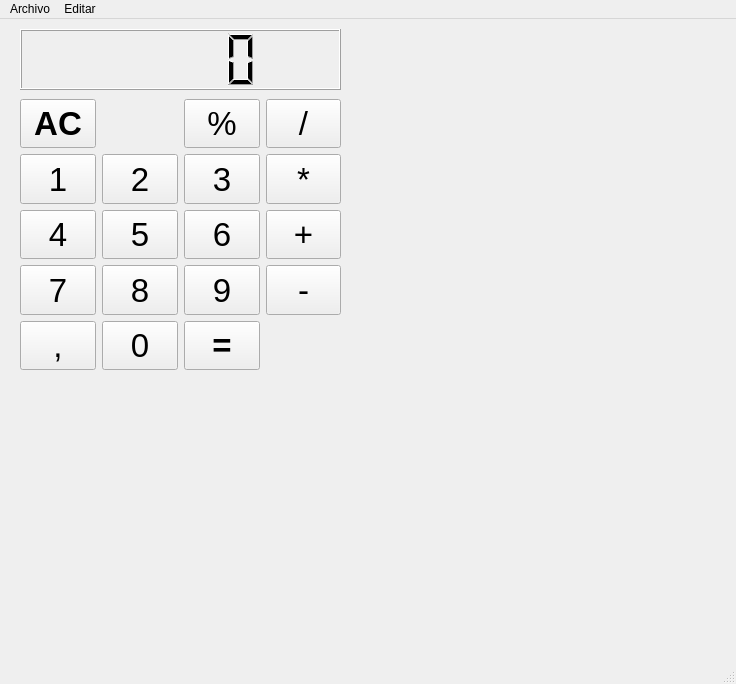
<?xml version="1.0" encoding="UTF-8"?>
<ui version="4.0">
 <class>MainWindow</class>
 <widget class="QMainWindow" name="MainWindow">
  <property name="geometry">
   <rect>
    <x>0</x>
    <y>0</y>
    <width>736</width>
    <height>684</height>
   </rect>
  </property>
  <property name="sizePolicy">
   <sizepolicy hsizetype="Preferred" vsizetype="Expanding">
    <horstretch>0</horstretch>
    <verstretch>0</verstretch>
   </sizepolicy>
  </property>
  <property name="windowTitle">
   <string>MainWindow</string>
  </property>
  <widget class="QWidget" name="centralwidget">
   <widget class="QLCDNumber" name="lcdNumber">
    <property name="geometry">
     <rect>
      <x>20</x>
      <y>10</y>
      <width>321</width>
      <height>61</height>
     </rect>
    </property>
   </widget>
   <widget class="QWidget" name="gridLayoutWidget">
    <property name="geometry">
     <rect>
      <x>20</x>
      <y>80</y>
      <width>321</width>
      <height>271</height>
     </rect>
    </property>
    <property name="sizePolicy">
     <sizepolicy hsizetype="Preferred" vsizetype="Expanding">
      <horstretch>0</horstretch>
      <verstretch>0</verstretch>
     </sizepolicy>
    </property>
    <layout class="QGridLayout" name="gridLayout">
     <item row="1" column="1">
      <widget class="QPushButton" name="btn_2">
       <property name="sizePolicy">
        <sizepolicy hsizetype="Minimum" vsizetype="Expanding">
         <horstretch>0</horstretch>
         <verstretch>0</verstretch>
        </sizepolicy>
       </property>
       <property name="font">
        <font>
         <pointsize>25</pointsize>
        </font>
       </property>
       <property name="text">
        <string>2</string>
       </property>
      </widget>
     </item>
     <item row="1" column="2">
      <widget class="QPushButton" name="btn_3">
       <property name="sizePolicy">
        <sizepolicy hsizetype="Minimum" vsizetype="Expanding">
         <horstretch>0</horstretch>
         <verstretch>0</verstretch>
        </sizepolicy>
       </property>
       <property name="font">
        <font>
         <pointsize>25</pointsize>
        </font>
       </property>
       <property name="text">
        <string>3</string>
       </property>
      </widget>
     </item>
     <item row="3" column="2">
      <widget class="QPushButton" name="btn_9">
       <property name="sizePolicy">
        <sizepolicy hsizetype="Minimum" vsizetype="Expanding">
         <horstretch>0</horstretch>
         <verstretch>0</verstretch>
        </sizepolicy>
       </property>
       <property name="font">
        <font>
         <pointsize>25</pointsize>
        </font>
       </property>
       <property name="text">
        <string>9</string>
       </property>
      </widget>
     </item>
     <item row="0" column="2">
      <widget class="QPushButton" name="btn_porcentaje">
       <property name="sizePolicy">
        <sizepolicy hsizetype="Minimum" vsizetype="Expanding">
         <horstretch>0</horstretch>
         <verstretch>0</verstretch>
        </sizepolicy>
       </property>
       <property name="font">
        <font>
         <pointsize>25</pointsize>
        </font>
       </property>
       <property name="text">
        <string>%</string>
       </property>
      </widget>
     </item>
     <item row="3" column="3">
      <widget class="QPushButton" name="btn_restar">
       <property name="sizePolicy">
        <sizepolicy hsizetype="Minimum" vsizetype="Expanding">
         <horstretch>0</horstretch>
         <verstretch>0</verstretch>
        </sizepolicy>
       </property>
       <property name="font">
        <font>
         <pointsize>25</pointsize>
        </font>
       </property>
       <property name="text">
        <string>-</string>
       </property>
      </widget>
     </item>
     <item row="1" column="3">
      <widget class="QPushButton" name="btn_mutiplicar">
       <property name="sizePolicy">
        <sizepolicy hsizetype="Minimum" vsizetype="Expanding">
         <horstretch>0</horstretch>
         <verstretch>0</verstretch>
        </sizepolicy>
       </property>
       <property name="font">
        <font>
         <pointsize>25</pointsize>
        </font>
       </property>
       <property name="text">
        <string>*</string>
       </property>
      </widget>
     </item>
     <item row="1" column="0">
      <widget class="QPushButton" name="btn_1">
       <property name="sizePolicy">
        <sizepolicy hsizetype="Minimum" vsizetype="Expanding">
         <horstretch>0</horstretch>
         <verstretch>0</verstretch>
        </sizepolicy>
       </property>
       <property name="font">
        <font>
         <pointsize>25</pointsize>
        </font>
       </property>
       <property name="text">
        <string>1</string>
       </property>
      </widget>
     </item>
     <item row="2" column="3">
      <widget class="QPushButton" name="btn_sumar">
       <property name="sizePolicy">
        <sizepolicy hsizetype="Minimum" vsizetype="Expanding">
         <horstretch>0</horstretch>
         <verstretch>0</verstretch>
        </sizepolicy>
       </property>
       <property name="font">
        <font>
         <pointsize>25</pointsize>
        </font>
       </property>
       <property name="text">
        <string>+</string>
       </property>
      </widget>
     </item>
     <item row="4" column="0">
      <widget class="QPushButton" name="btn_Decimales">
       <property name="sizePolicy">
        <sizepolicy hsizetype="Minimum" vsizetype="Expanding">
         <horstretch>0</horstretch>
         <verstretch>0</verstretch>
        </sizepolicy>
       </property>
       <property name="font">
        <font>
         <pointsize>25</pointsize>
        </font>
       </property>
       <property name="text">
        <string>,</string>
       </property>
      </widget>
     </item>
     <item row="2" column="0">
      <widget class="QPushButton" name="btn_4">
       <property name="sizePolicy">
        <sizepolicy hsizetype="Minimum" vsizetype="Expanding">
         <horstretch>0</horstretch>
         <verstretch>0</verstretch>
        </sizepolicy>
       </property>
       <property name="font">
        <font>
         <pointsize>25</pointsize>
        </font>
       </property>
       <property name="text">
        <string>4</string>
       </property>
      </widget>
     </item>
     <item row="2" column="1">
      <widget class="QPushButton" name="btn_5">
       <property name="sizePolicy">
        <sizepolicy hsizetype="Minimum" vsizetype="Expanding">
         <horstretch>0</horstretch>
         <verstretch>0</verstretch>
        </sizepolicy>
       </property>
       <property name="font">
        <font>
         <pointsize>25</pointsize>
        </font>
       </property>
       <property name="text">
        <string>5</string>
       </property>
      </widget>
     </item>
     <item row="0" column="3">
      <widget class="QPushButton" name="btn_dividir">
       <property name="sizePolicy">
        <sizepolicy hsizetype="Minimum" vsizetype="Expanding">
         <horstretch>0</horstretch>
         <verstretch>0</verstretch>
        </sizepolicy>
       </property>
       <property name="font">
        <font>
         <pointsize>25</pointsize>
        </font>
       </property>
       <property name="text">
        <string>/</string>
       </property>
      </widget>
     </item>
     <item row="4" column="1">
      <widget class="QPushButton" name="pushButton_8">
       <property name="sizePolicy">
        <sizepolicy hsizetype="Minimum" vsizetype="Expanding">
         <horstretch>0</horstretch>
         <verstretch>0</verstretch>
        </sizepolicy>
       </property>
       <property name="font">
        <font>
         <pointsize>25</pointsize>
        </font>
       </property>
       <property name="text">
        <string>0</string>
       </property>
      </widget>
     </item>
     <item row="2" column="2">
      <widget class="QPushButton" name="btn_6">
       <property name="sizePolicy">
        <sizepolicy hsizetype="Minimum" vsizetype="Expanding">
         <horstretch>0</horstretch>
         <verstretch>0</verstretch>
        </sizepolicy>
       </property>
       <property name="font">
        <font>
         <pointsize>25</pointsize>
        </font>
       </property>
       <property name="text">
        <string>6</string>
       </property>
      </widget>
     </item>
     <item row="3" column="1">
      <widget class="QPushButton" name="btn_8">
       <property name="sizePolicy">
        <sizepolicy hsizetype="Minimum" vsizetype="Expanding">
         <horstretch>0</horstretch>
         <verstretch>0</verstretch>
        </sizepolicy>
       </property>
       <property name="font">
        <font>
         <pointsize>25</pointsize>
        </font>
       </property>
       <property name="text">
        <string>8</string>
       </property>
      </widget>
     </item>
     <item row="4" column="2">
      <widget class="QPushButton" name="btn_resultado">
       <property name="sizePolicy">
        <sizepolicy hsizetype="Minimum" vsizetype="Expanding">
         <horstretch>0</horstretch>
         <verstretch>0</verstretch>
        </sizepolicy>
       </property>
       <property name="font">
        <font>
         <pointsize>25</pointsize>
         <bold>true</bold>
        </font>
       </property>
       <property name="text">
        <string>=</string>
       </property>
      </widget>
     </item>
     <item row="3" column="0">
      <widget class="QPushButton" name="btn_7">
       <property name="sizePolicy">
        <sizepolicy hsizetype="Minimum" vsizetype="Expanding">
         <horstretch>0</horstretch>
         <verstretch>0</verstretch>
        </sizepolicy>
       </property>
       <property name="font">
        <font>
         <pointsize>25</pointsize>
        </font>
       </property>
       <property name="text">
        <string>7</string>
       </property>
      </widget>
     </item>
     <item row="0" column="0">
      <widget class="QPushButton" name="btn_ac">
       <property name="sizePolicy">
        <sizepolicy hsizetype="Minimum" vsizetype="Expanding">
         <horstretch>0</horstretch>
         <verstretch>0</verstretch>
        </sizepolicy>
       </property>
       <property name="font">
        <font>
         <pointsize>25</pointsize>
         <bold>true</bold>
        </font>
       </property>
       <property name="text">
        <string>AC</string>
       </property>
      </widget>
     </item>
    </layout>
   </widget>
  </widget>
  <widget class="QMenuBar" name="menubar">
   <property name="geometry">
    <rect>
     <x>0</x>
     <y>0</y>
     <width>736</width>
     <height>22</height>
    </rect>
   </property>
   <widget class="QMenu" name="menuArchivo">
    <property name="title">
     <string>Archivo</string>
    </property>
    <addaction name="actionAbrir"/>
    <addaction name="actionCerrar"/>
    <addaction name="actionSalir"/>
   </widget>
   <widget class="QMenu" name="menuEditar">
    <property name="title">
     <string>Editar</string>
    </property>
    <addaction name="actionBuscar"/>
   </widget>
   <addaction name="menuArchivo"/>
   <addaction name="menuEditar"/>
  </widget>
  <widget class="QStatusBar" name="statusbar"/>
  <action name="actionAbrir">
   <property name="text">
    <string>Abrir</string>
   </property>
  </action>
  <action name="actionCerrar">
   <property name="text">
    <string>Cerrar</string>
   </property>
  </action>
  <action name="actionSalir">
   <property name="text">
    <string>Salir</string>
   </property>
  </action>
  <action name="actionBuscar">
   <property name="text">
    <string>Buscar</string>
   </property>
  </action>
 </widget>
 <resources/>
 <connections/>
</ui>
